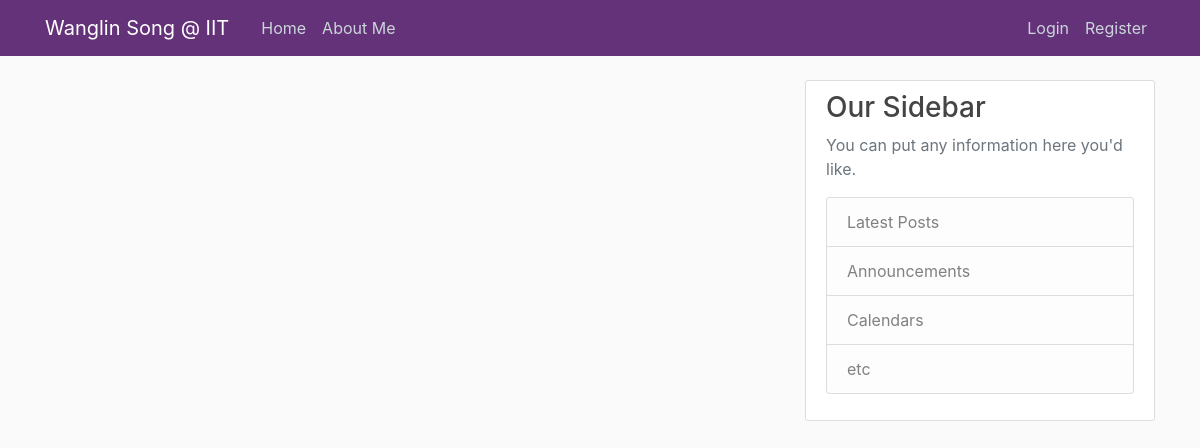
Page /home on the earlier database version.
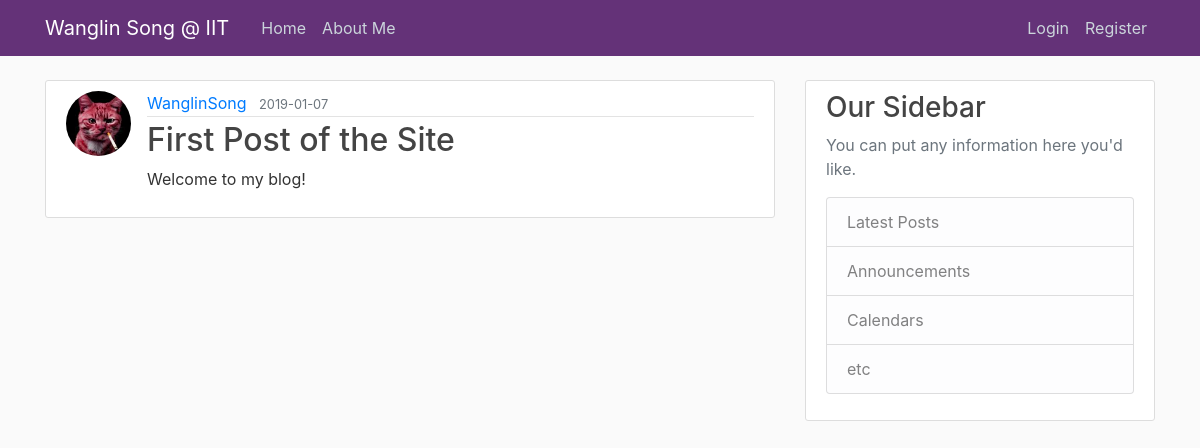
Same page on the later database version.
### flaskblog/models.py (models this page shows, shortened)
class Post(db.Model):
    id = db.Column(db.Integer, primary_key=True)
    title = db.Column(db.String(100), nullable=False)
    date_posted = db.Column(db.DateTime, nullable=False, default=datetime.utcnow)
    content = db.Column(db.Text, nullable=False)
    user_id = db.Column(db.Integer, db.ForeignKey('user.id'), nullable=False)

class User(db.Model, UserMixin):
    id = db.Column(db.Integer, primary_key=True)
    username = db.Column(db.String(30), unique=True, nullable=False)
    email = db.Column(db.String(120), unique=True, nullable=False)
    image_file = db.Column(db.String(20), nullable=False, default='default.jpg')
    password = db.Column(db.String(60), nullable=False)
    posts = db.relationship('Post', backref='author', lazy=True)

### flaskblog/routes.py (the view)
@app.route("/")
@app.route("/home")
def home():
    posts = Post.query.all()
    return render_template('home.html', posts=posts)

### flaskblog/templates/home.html
{% extends "layout.html" %}
{% block content %}
    {% for post in posts %}
        <article class="media content-section">
          <img class="rounded-circle article-img" src="{{ url_for('static', filename='profile_pics/' + post.author.image_file) }}">
          <div class="media-body">
            <div class="article-metadata">
              <a class="mr-2" href="#">{{ post.author.username }}</a>
              <small class="text-muted">{{ post.date_posted.strftime('%Y-%m-%d') }}</small>
            </div>
            <h2><a class="article-title" href="{{ url_for('post', post_id=post.id) }}">{{ post.title }}</a></h2>
            <p class="article-content">{{ post.content }}</p>
          </div>
        </article>
    {% endfor %}
{% endblock content %}

### flaskblog/templates/layout.html (shortened to what this page needs)
<!DOCTYPE html>
<html>
<head>
    <link rel="stylesheet" href="https://maxcdn.bootstrapcdn.com/bootstrap/4.0.0/css/bootstrap.min.css">
    <link rel="stylesheet" type="text/css" href="{{ url_for('static', filename='main.css') }}">
</head>
<body>
    <header class="site-header">
      <nav class="navbar navbar-expand-md navbar-dark bg-* fixed-top" style="background-color: rgb(100, 50, 120);">
        <div class="container">
          <a class="navbar-brand mr-4" href="/">Wanglin Song @ IIT</a>
          <div class="collapse navbar-collapse" id="navbarToggle">
            <div class="navbar-nav mr-auto">
              <a class="nav-item nav-link" href="{{ url_for('home') }}">Home</a>
              <a class="nav-item nav-link" href="{{ url_for('about') }}">About Me</a>
            </div>
            <div class="navbar-nav">
              {% if current_user.is_authenticated %}
                <a class="nav-item nav-link" href="{{ url_for('new_post') }}">New Post</a>
                <a class="nav-item nav-link" href="{{ url_for('account') }}">Account</a>
                <a class="nav-item nav-link" href="{{ url_for('logout') }}">Logout</a>
              {% else %}
                <a class="nav-item nav-link" href="{{ url_for('login') }}">Login</a>
                <a class="nav-item nav-link" href="{{ url_for('register') }}">Register</a>
              {% endif %}
            </div>
          </div>
        </div>
      </nav>
    </header>
    <main role="main" class="container">
      <div class="row">
        <div class="col-md-8">
          {% block content %}{% endblock %}
        </div>
        <div class="col-md-4">
          <div class="content-section">
            <h3>Our Sidebar</h3>
            <p class='text-muted'>You can put any information here you'd like.
              <ul class="list-group">
                <li class="list-group-item list-group-item-light">Latest Posts</li>
                <li class="list-group-item list-group-item-light">Announcements</li>
                <li class="list-group-item list-group-item-light">Calendars</li>
                <li class="list-group-item list-group-item-light">etc</li>
              </ul>
            </p>
          </div>
        </div>
      </div>
    </main>
</body>
</html>

### flaskblog/static/main.css (style rules this page uses)
body { background: #fafafa; color: #333333; margin-top: 5rem; }
h1, h2, h3, h4, h5, h6 { color: #444444; }
.site-header .navbar-nav .nav-link { color: #cbd5db; }
.content-section { background: #ffffff; padding: 10px 20px; border: 1px solid #dddddd; border-radius: 3px; margin-bottom: 20px; }
.article-title { color: #444444; }
.article-content { white-space: pre-line; }
.article-img { height: 65px; width: 65px; margin-right: 16px; }
.article-metadata { padding-bottom: 1px; margin-bottom: 4px; border-bottom: 1px solid #e3e3e3 }

Differences in the rows shown:
added Post: image_file (picture), author.username "WanglinSong", date_posted "2019-01-07", title "First Post of the Site", content "Welcome to my blog!"
